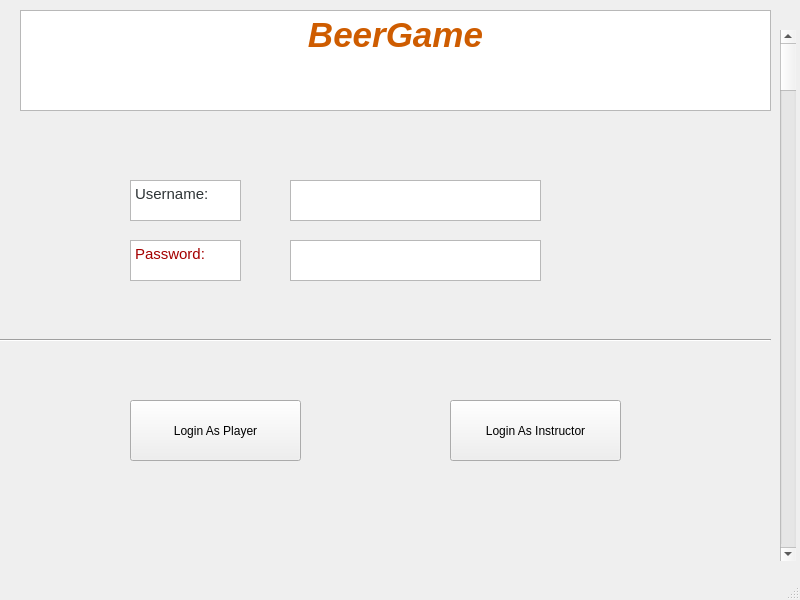
<?xml version="1.0" encoding="UTF-8"?>
<ui version="4.0">
 <class>MainWindow</class>
 <widget class="QMainWindow" name="MainWindow">
  <property name="geometry">
   <rect>
    <x>0</x>
    <y>0</y>
    <width>800</width>
    <height>600</height>
   </rect>
  </property>
  <property name="windowTitle">
   <string>MainWindow</string>
  </property>
  <widget class="QWidget" name="centralwidget">
   <widget class="QScrollBar" name="verticalScrollBar">
    <property name="geometry">
     <rect>
      <x>780</x>
      <y>30</y>
      <width>16</width>
      <height>531</height>
     </rect>
    </property>
    <property name="orientation">
     <enum>Qt::Vertical</enum>
    </property>
   </widget>
   <widget class="QTextBrowser" name="textBrowser">
    <property name="geometry">
     <rect>
      <x>20</x>
      <y>10</y>
      <width>751</width>
      <height>101</height>
     </rect>
    </property>
    <property name="html">
     <string>&lt;!DOCTYPE HTML PUBLIC &quot;-//W3C//DTD HTML 4.0//EN&quot; &quot;http://www.w3.org/TR/REC-html40/strict.dtd&quot;&gt;
&lt;html&gt;&lt;head&gt;&lt;meta name=&quot;qrichtext&quot; content=&quot;1&quot; /&gt;&lt;style type=&quot;text/css&quot;&gt;
p, li { white-space: pre-wrap; }
&lt;/style&gt;&lt;/head&gt;&lt;body style=&quot; font-family:'Ubuntu'; font-size:11pt; font-weight:400; font-style:normal;&quot;&gt;
&lt;p align=&quot;center&quot; style=&quot; margin-top:12px; margin-bottom:12px; margin-left:0px; margin-right:0px; -qt-block-indent:0; text-indent:0px;&quot;&gt;&lt;span style=&quot; font-size:26pt; font-weight:600; font-style:italic; color:#ce5c00;&quot;&gt;BeerGame&lt;/span&gt;&lt;/p&gt;&lt;/body&gt;&lt;/html&gt;</string>
    </property>
   </widget>
   <widget class="QTextBrowser" name="textBrowser_2">
    <property name="geometry">
     <rect>
      <x>130</x>
      <y>180</y>
      <width>111</width>
      <height>41</height>
     </rect>
    </property>
    <property name="html">
     <string>&lt;!DOCTYPE HTML PUBLIC &quot;-//W3C//DTD HTML 4.0//EN&quot; &quot;http://www.w3.org/TR/REC-html40/strict.dtd&quot;&gt;
&lt;html&gt;&lt;head&gt;&lt;meta name=&quot;qrichtext&quot; content=&quot;1&quot; /&gt;&lt;style type=&quot;text/css&quot;&gt;
p, li { white-space: pre-wrap; }
&lt;/style&gt;&lt;/head&gt;&lt;body style=&quot; font-family:'Ubuntu'; font-size:11pt; font-weight:400; font-style:normal;&quot;&gt;
&lt;p style=&quot; margin-top:0px; margin-bottom:0px; margin-left:0px; margin-right:0px; -qt-block-indent:0; text-indent:0px;&quot;&gt;&lt;span style=&quot; color:#2e3436;&quot;&gt;Username:&lt;/span&gt;&lt;/p&gt;&lt;/body&gt;&lt;/html&gt;</string>
    </property>
   </widget>
   <widget class="QTextBrowser" name="textBrowser_3">
    <property name="geometry">
     <rect>
      <x>130</x>
      <y>240</y>
      <width>111</width>
      <height>41</height>
     </rect>
    </property>
    <property name="html">
     <string>&lt;!DOCTYPE HTML PUBLIC &quot;-//W3C//DTD HTML 4.0//EN&quot; &quot;http://www.w3.org/TR/REC-html40/strict.dtd&quot;&gt;
&lt;html&gt;&lt;head&gt;&lt;meta name=&quot;qrichtext&quot; content=&quot;1&quot; /&gt;&lt;style type=&quot;text/css&quot;&gt;
p, li { white-space: pre-wrap; }
&lt;/style&gt;&lt;/head&gt;&lt;body style=&quot; font-family:'Ubuntu'; font-size:11pt; font-weight:400; font-style:normal;&quot;&gt;
&lt;p style=&quot; margin-top:0px; margin-bottom:0px; margin-left:0px; margin-right:0px; -qt-block-indent:0; text-indent:0px;&quot;&gt;&lt;span style=&quot; color:#a40000;&quot;&gt;Password:&lt;/span&gt;&lt;/p&gt;&lt;/body&gt;&lt;/html&gt;</string>
    </property>
   </widget>
   <widget class="QTextEdit" name="textEdit">
    <property name="geometry">
     <rect>
      <x>290</x>
      <y>180</y>
      <width>251</width>
      <height>41</height>
     </rect>
    </property>
   </widget>
   <widget class="QTextEdit" name="textEdit_2">
    <property name="geometry">
     <rect>
      <x>290</x>
      <y>240</y>
      <width>251</width>
      <height>41</height>
     </rect>
    </property>
   </widget>
   <widget class="QPushButton" name="pushButton">
    <property name="geometry">
     <rect>
      <x>450</x>
      <y>400</y>
      <width>171</width>
      <height>61</height>
     </rect>
    </property>
    <property name="text">
     <string>Login As Instructor</string>
    </property>
   </widget>
   <widget class="QPushButton" name="pushButton_2">
    <property name="geometry">
     <rect>
      <x>130</x>
      <y>400</y>
      <width>171</width>
      <height>61</height>
     </rect>
    </property>
    <property name="text">
     <string>Login As Player</string>
    </property>
   </widget>
   <widget class="Line" name="line">
    <property name="geometry">
     <rect>
      <x>0</x>
      <y>330</y>
      <width>771</width>
      <height>20</height>
     </rect>
    </property>
    <property name="orientation">
     <enum>Qt::Horizontal</enum>
    </property>
   </widget>
  </widget>
  <widget class="QMenuBar" name="menubar">
   <property name="geometry">
    <rect>
     <x>0</x>
     <y>0</y>
     <width>800</width>
     <height>26</height>
    </rect>
   </property>
  </widget>
  <widget class="QStatusBar" name="statusbar"/>
 </widget>
 <resources/>
 <connections/>
</ui>
